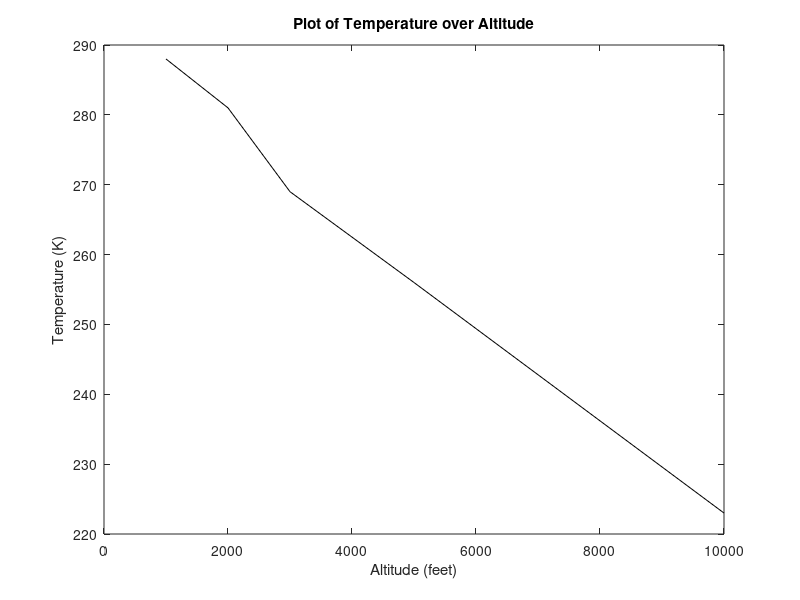

Here is the MATLAB script that generated this plot:
% Plot of Atmosphere temperature and altitudes

% atmosphericdata.m

% Load the file

load atmosphere.dat

% The altitudes are in the first column 
% and the temperatures in the second column

altitudes = atmosphere(:,1);
temperatures = atmosphere(:,2);

% Plot the data and label the plot
plot(altitudes, temperatures, 'k-')
xlabel('Altitude (feet)');
ylabel('Temperature (K)');
title('Plot of Temperature over Altitude');